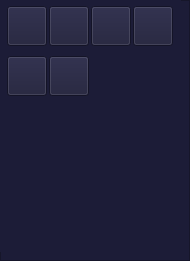
               <widget class="QFrame" name="frame">
                <property name="minimumSize">
                 <size>
                  <width>0</width>
                  <height>0</height>
                 </size>
                </property>
                <property name="styleSheet">
                 <string notr="true">background: #1c1c37;</string>
                </property>
                <property name="frameShape">
                 <enum>QFrame::StyledPanel</enum>
                </property>
                <property name="frameShadow">
                 <enum>QFrame::Raised</enum>
                </property>
                <widget class="QWidget" name="horizontalLayoutWidget_3">
                 <property name="geometry">
                  <rect>
                   <x>0</x>
                   <y>0</y>
                   <width>181</width>
                   <height>52</height>
                  </rect>
                 </property>
                 <layout class="QHBoxLayout" name="horizontalLayout_8">
                  <property name="spacing">
                   <number>0</number>
                  </property>
                  <property name="leftMargin">
                   <number>5</number>
                  </property>
                  <property name="topMargin">
                   <number>0</number>
                  </property>
                  <property name="rightMargin">
                   <number>5</number>
                  </property>
                  <property name="bottomMargin">
                   <number>0</number>
                  </property>
                  <item>
                   <widget class="QPushButton" name="smile_button_2">
                    <property name="minimumSize">
                     <size>
                      <width>0</width>
                      <height>0</height>
                     </size>
                    </property>
                    <property name="maximumSize">
                     <size>
                      <width>40</width>
                      <height>40</height>
                     </size>
                    </property>
                    <property name="styleSheet">
                     <string notr="true"> QPushButton:enabled
{
                background: #1c1c37;
                border-image: url(:/big_emoticons/Resources/big_emoticons/smile.png);
                outline: 0 px;
}

QPushButton:hover
{
                background: #3D3D5A;
}

QPushButton:pressed
 {
        background: #585879;
}</string>
                    </property>
                    <property name="text">
                     <string/>
                    </property>
                   </widget>
                  </item>
                  <item>
                   <widget class="QPushButton" name="smile_button_3">
                    <property name="minimumSize">
                     <size>
                      <width>0</width>
                      <height>0</height>
                     </size>
                    </property>
                    <property name="maximumSize">
                     <size>
                      <width>40</width>
                      <height>40</height>
                     </size>
                    </property>
                    <property name="styleSheet">
                     <string notr="true"> QPushButton:enabled
{
                background: #1c1c37;
                border-image: url(:/big_emoticons/Resources/big_emoticons/wink.png);
                outline: 0 px;
}

QPushButton:hover
{
                background: #3D3D5A;
}

QPushButton:pressed
 {
        background: #585879;
}</string>
                    </property>
                    <property name="text">
                     <string/>
                    </property>
                   </widget>
                  </item>
                  <item>
                   <widget class="QPushButton" name="smile_button_4">
                    <property name="minimumSize">
                     <size>
                      <width>0</width>
                      <height>0</height>
                     </size>
                    </property>
                    <property name="maximumSize">
                     <size>
                      <width>40</width>
                      <height>40</height>
                     </size>
                    </property>
                    <property name="styleSheet">
                     <string notr="true"> QPushButton:enabled
{
                background: #1c1c37;
                border-image: url(:/big_emoticons/Resources/big_emoticons/laugh.png);
                outline: 0 px;
}

QPushButton:hover
{
                background: #3D3D5A;
}

QPushButton:pressed
 {
        background: #585879;
}</string>
                    </property>
                    <property name="text">
                     <string/>
                    </property>
                   </widget>
                  </item>
                  <item>
                   <widget class="QPushButton" name="smile_button_5">
                    <property name="minimumSize">
                     <size>
                      <width>0</width>
                      <height>0</height>
                     </size>
                    </property>
                    <property name="maximumSize">
                     <size>
                      <width>40</width>
                      <height>40</height>
                     </size>
                    </property>
                    <property name="styleSheet">
                     <string notr="true"> QPushButton:enabled
{
                background: #1c1c37;
                border-image: url(:/big_emoticons/Resources/big_emoticons/happy.png);
                outline: 0 px;
}

QPushButton:hover
{
                background: #3D3D5A;
}

QPushButton:pressed
 {
        background: #585879;
}</string>
                    </property>
                    <property name="text">
                     <string/>
                    </property>
                   </widget>
                  </item>
                 </layout>
                </widget>
                <widget class="QWidget" name="horizontalLayoutWidget_4">
                 <property name="geometry">
                  <rect>
                   <x>0</x>
                   <y>50</y>
                   <width>181</width>
                   <height>52</height>
                  </rect>
                 </property>
                 <layout class="QHBoxLayout" name="horizontalLayout_9">
                  <property name="spacing">
                   <number>0</number>
                  </property>
                  <property name="leftMargin">
                   <number>5</number>
                  </property>
                  <property name="topMargin">
                   <number>0</number>
                  </property>
                  <property name="rightMargin">
                   <number>5</number>
                  </property>
                  <property name="bottomMargin">
                   <number>0</number>
                  </property>
                  <item>
                   <widget class="QPushButton" name="smile_button_6">
                    <property name="minimumSize">
                     <size>
                      <width>0</width>
                      <height>0</height>
                     </size>
                    </property>
                    <property name="maximumSize">
                     <size>
                      <width>40</width>
                      <height>40</height>
                     </size>
                    </property>
                    <property name="styleSheet">
                     <string notr="true"> QPushButton:enabled
{
                background: #1c1c37;
                border-image: url(:/big_emoticons/Resources/big_emoticons/shy.png);
                outline: 0 px;
}

QPushButton:hover
{
                background: #3D3D5A;
}

QPushButton:pressed
 {
        background: #585879;
}</string>
                    </property>
                    <property name="text">
                     <string/>
                    </property>
                   </widget>
                  </item>
                  <item>
                   <widget class="QPushButton" name="smile_button_7">
                    <property name="minimumSize">
                     <size>
                      <width>0</width>
                      <height>0</height>
                     </size>
                    </property>
                    <property name="maximumSize">
                     <size>
                      <width>40</width>
                      <height>40</height>
                     </size>
                    </property>
                    <property name="styleSheet">
                     <string notr="true"> QPushButton:enabled
{
                background: #1c1c37;
                border-image: url(:/big_emoticons/Resources/big_emoticons/angry.png);
                outline: 0 px;
}

QPushButton:hover
{
                background: #3D3D5A;
}

QPushButton:pressed
 {
        background: #585879;
}</string>
                    </property>
                    <property name="text">
                     <string/>
                    </property>
                   </widget>
                  </item>
                  <item>
                   <widget class="QPushButton" name="smile_button_8">
                    <property name="minimumSize">
                     <size>
                      <width>0</width>
                      <height>0</height>
                     </size>
                    </property>
                    <property name="maximumSize">
                     <size>
                      <width>40</width>
                      <height>40</height>
                     </size>
                    </property>
                    <property name="styleSheet">
                     <string notr="true">QPushButton:enabled
{
                background: #1c1c37;
                outline: 0 px;
				border-radius: 0px;
}
</string>
                    </property>
                    <property name="text">
                     <string/>
                    </property>
                   </widget>
                  </item>
                  <item>
                   <widget class="QPushButton" name="smile_button_9">
                    <property name="enabled">
                     <bool>true</bool>
                    </property>
                    <property name="minimumSize">
                     <size>
                      <width>0</width>
                      <height>0</height>
                     </size>
                    </property>
                    <property name="maximumSize">
                     <size>
                      <width>40</width>
                      <height>40</height>
                     </size>
                    </property>
                    <property name="styleSheet">
                     <string notr="true">QPushButton:enabled
{
                background: #1c1c37;
                outline: 0 px;
				border-radius: 0px;
}
</string>
                    </property>
                    <property name="text">
                     <string/>
                    </property>
                   </widget>
                  </item>
                 </layout>
                </widget>
                <widget class="QWidget" name="horizontalLayoutWidget_5">
                 <property name="geometry">
                  <rect>
                   <x>0</x>
                   <y>100</y>
                   <width>181</width>
                   <height>52</height>
                  </rect>
                 </property>
                 <layout class="QHBoxLayout" name="horizontalLayout_10">
                  <property name="spacing">
                   <number>0</number>
                  </property>
                  <property name="leftMargin">
                   <number>5</number>
                  </property>
                  <property name="topMargin">
                   <number>0</number>
                  </property>
                  <property name="rightMargin">
                   <number>5</number>
                  </property>
                  <property name="bottomMargin">
                   <number>0</number>
                  </property>
                 </layout>
                </widget>
                <widget class="QWidget" name="horizontalLayoutWidget_6">
                 <property name="geometry">
                  <rect>
                   <x>0</x>
                   <y>150</y>
                   <width>181</width>
                   <height>52</height>
                  </rect>
                 </property>
                 <layout class="QHBoxLayout" name="horizontalLayout_13">
                  <property name="spacing">
                   <number>0</number>
                  </property>
                  <property name="leftMargin">
                   <number>5</number>
                  </property>
                  <property name="topMargin">
                   <number>0</number>
                  </property>
                  <property name="rightMargin">
                   <number>5</number>
                  </property>
                  <property name="bottomMargin">
                   <number>0</number>
                  </property>
                 </layout>
                </widget>
                <widget class="QWidget" name="horizontalLayoutWidget_7">
                 <property name="geometry">
                  <rect>
                   <x>0</x>
                   <y>200</y>
                   <width>181</width>
                   <height>52</height>
                  </rect>
                 </property>
                 <layout class="QHBoxLayout" name="horizontalLayout_14">
                  <property name="spacing">
                   <number>0</number>
                  </property>
                  <property name="leftMargin">
                   <number>5</number>
                  </property>
                  <property name="topMargin">
                   <number>0</number>
                  </property>
                  <property name="rightMargin">
                   <number>5</number>
                  </property>
                  <property name="bottomMargin">
                   <number>0</number>
                  </property>
                 </layout>
                </widget>
               </widget>
